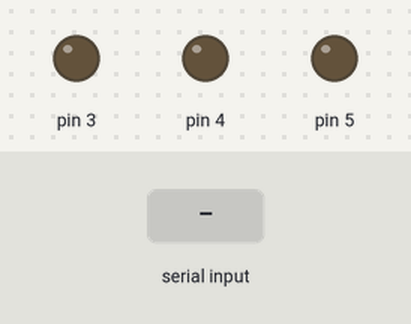
Bench run of a sketch on a simulated Arduino Uno, built with avr-gcc and run on an emulated ATmega328P. On the bench: output pins drawn as LEDs (lit = HIGH). The inputs (shaded band) are chosen by the test bench.

Above: at 1.2 s.
1.3 s: "1" received over Serial
At 2.5 s:
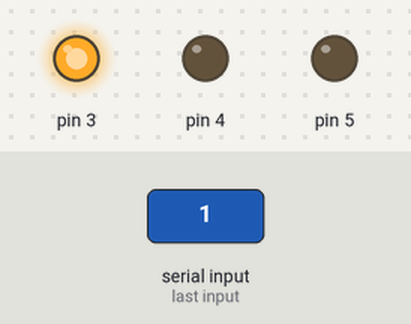
2.8 s: "2" received over Serial
At 3.8 s:
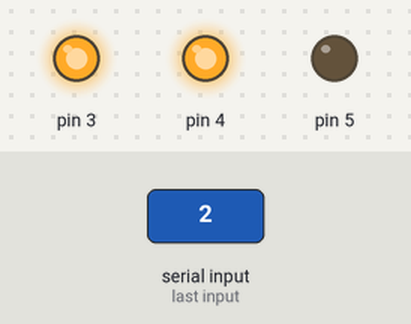
4.3 s: "3" received over Serial
At 5.0 s:
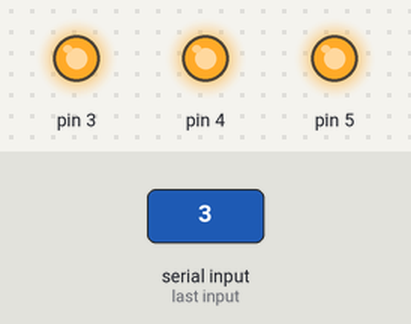
5.8 s: "1" received over Serial
At 6.1 s:
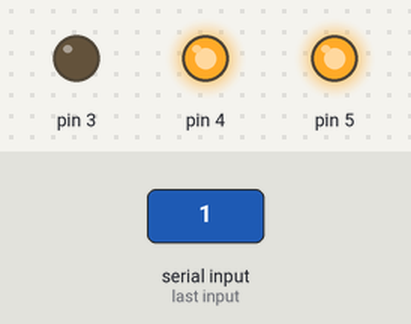
7.3 s: "2" received over Serial
At 8.5 s:
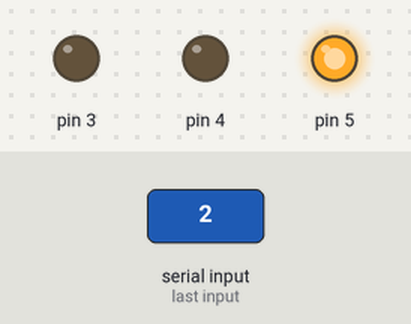
Timing chart, 0 to 9.8 s (numbered marks = the images above; inputs shaded):
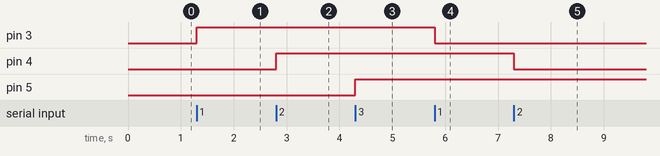

Measured:
- after the input at 1.3 s, pin 3: LOW → HIGH at once
- after the input at 2.8 s, pin 4: LOW → HIGH at once
- after the input at 4.3 s, pin 5: LOW → HIGH at once
- after the input at 5.8 s, pin 3: HIGH → LOW at once
- after the input at 7.3 s, pin 4: HIGH → LOW at once

The sketch:

led.ino
```cpp
void setup()
{
  Serial.begin(9600);

  pinMode(3,OUTPUT);
  pinMode(4,OUTPUT);
  pinMode(5,OUTPUT);
}

void loop()
{
  char k;
  byte d[3] = {0, 0, 0};

  while(Serial.available() >= 0)
  {

    k = Serial.read();
    switch(k)
    {
      case '1':
        if(d[0] == 0)
        {
          d[0] = 1;
          digitalWrite(3, HIGH);
        }
        else
        {
          d[0] = 0;
          digitalWrite(3, LOW);
        }
        break;

      case '2':
        if(d[1] == 0)
        {
          d[1] = 1;
          digitalWrite(4, HIGH);
        }
        else
        {
          d[1] = 0;
          digitalWrite(4, LOW);
        }
        break;

      case '3':
        if(d[2] == 0)
        {
          d[2] = 1;
          digitalWrite(5, HIGH);
        }
        else
        {
          d[2] = 0;
          digitalWrite(5, LOW);
        }
        break;
    }
  }
}
```
